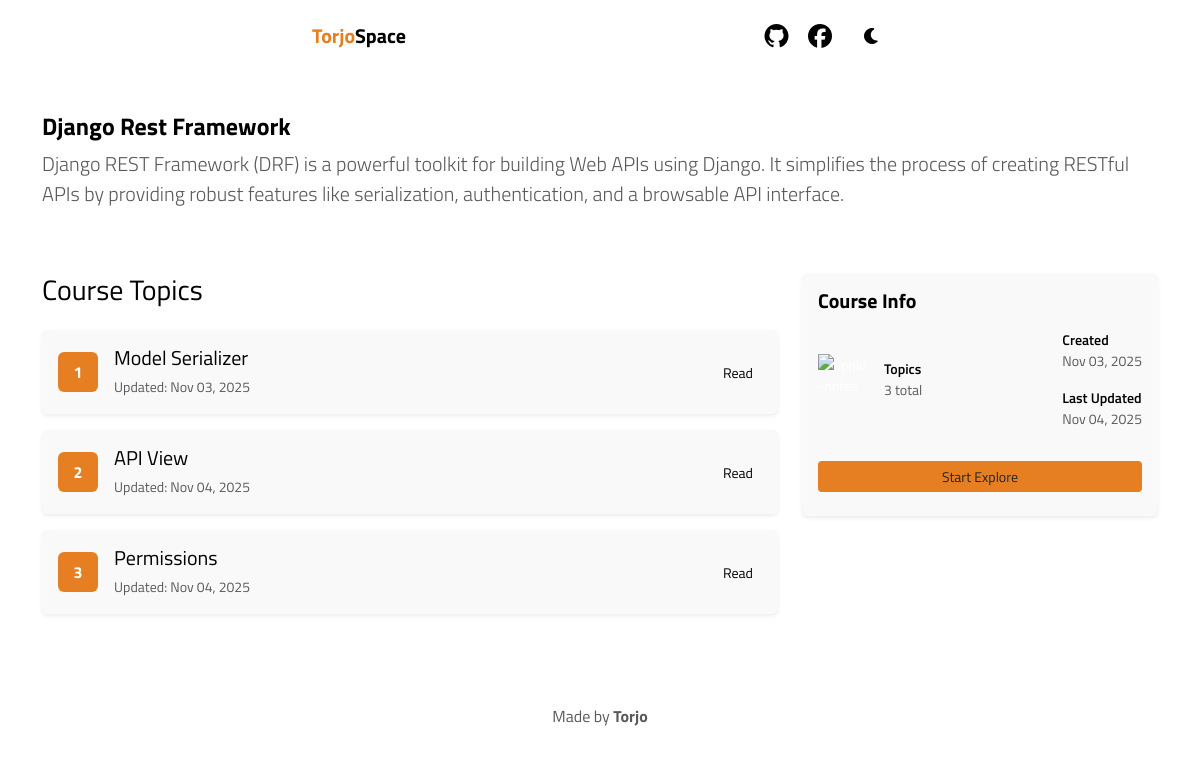
The app's page /collection/django-rest-framework/, older data.
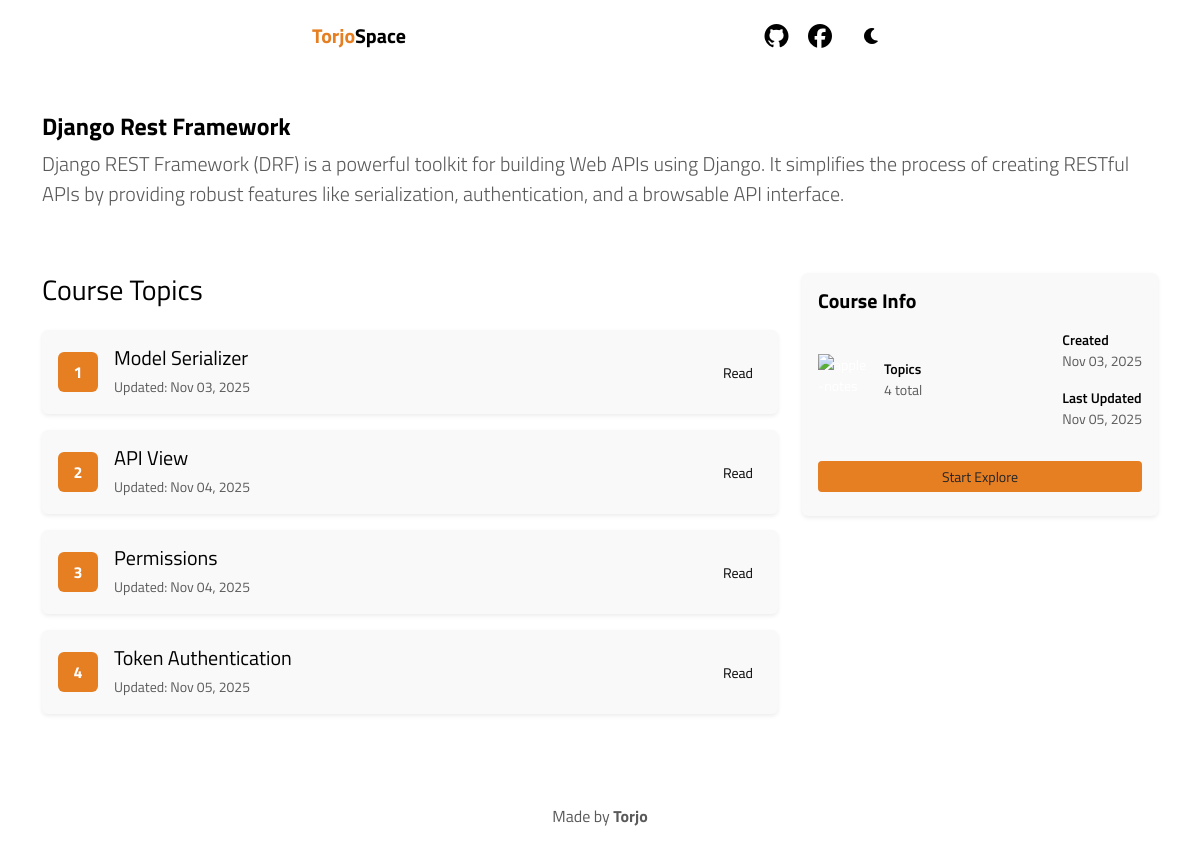
The same page, newer data.
### doc/models.py (models this page shows, shortened)
class Topic(models.Model):
    collection = models.ForeignKey(Collection, on_delete=models.CASCADE, related_name='topics')
    title = models.CharField(max_length=200)
    slug = models.SlugField(blank=True)
    order = models.PositiveIntegerField(default=0)
    created_at = models.DateTimeField(auto_now_add=True)
    updated_at = models.DateTimeField(auto_now=True)
    class Meta:
        ordering = ['order', 'created_at']
        unique_together = ['collection', 'slug']

class Collection(models.Model):
    title = models.CharField(max_length=200)
    slug = models.SlugField(unique=True, blank=True)
    description = models.TextField()
    created_by = models.ForeignKey(User, on_delete=models.CASCADE)
    created_at = models.DateTimeField(auto_now_add=True)
    updated_at = models.DateTimeField(auto_now=True)
    is_published = models.BooleanField(default=False)
    bg = models.ImageField(upload_to='collection_backgrounds/', blank=True, null=True)
    class Meta:
        ordering = ['-created_at']
    def __str__(self):
        return self.title

### doc/views.py (the view)
# urls.py: path('collection/<slug:slug>/', views.collection_detail, name='collection_detail'),
def collection_detail(request, slug):
    collection = Collection.objects.get(slug=slug)
    print('collection:', collection)
    topics = collection.topics.all()
    return render(request, 'doc/collection_detail.html', {'collection': collection, 'topics': topics})

### doc/templates/doc/collection_detail.html (shortened to what this page needs)
{% extends 'doc/base.html' %}
{% block content %}
<div>
    <div class="container py-5 text-white">
        <h4 class="fw-bold" style="color: var(--text-primary);">{{ collection.title }}</h4>
        <p class="lead " style="color: var(--text-secondary);">{{ collection.description }}</p>
    </div>
</div>
<div class="container ">
    <div class="row">
        <div class="col-lg-8">
            <h3 class="mb-4">Course Topics</h3>
            {% for topic in topics %}
            <div class="card mb-3 shadow-sm border-0" style="background-color: var(--bg-secondary); color: var(--text-primary);">
                <div class="card-body">
                    <div class="d-flex align-items-center">
                        <div class="text-white rounded d-flex align-items-center justify-content-center me-3"
                            style="background-color: var(--primary-color); width: 40px; height: 40px;">
                            <strong>{{ forloop.counter }}</strong>
                        </div>
                        <div class="flex-grow-1">
                            <h5 class="mb-1">{{ topic.title }}</h5>
                            <small style="color: var(--text-secondary);">Updated: {{ topic.updated_at|date:"M d, Y" }}</small>
                        </div>
                        <a href="{% url 'topic_detail' topic.id %}" class="btn btn-sm" style="color: var(--text-primary)">
                            Read
                        </a>
                    </div>
                </div>
            </div>
            {% empty %}
            <div class="alert alert-warning">No topics available yet in this course.</div>
            {% endfor %}
        </div>
        <div class="col-lg-4">
            <div class="card border-0 shadow-sm sticky-top"style="background-color: var(--bg-secondary); color: var(--text-primary);">
                <div class="card-body">
                    <h5 class="card-title fw-bold mb-3">Course Info</h5>
                    <ul class="list-unstyled small mb-3 d-flex justify-content-between">
                        <li class="d-flex align-items-center mb-3">
                            <span
                                class="d-inline-flex align-items-center justify-content-center rounded-circle text-white me-3"
                               ><img width="50" height="50" src="https://img.icons8.com/clouds/100/apple-notes.png" alt="apple-notes"/></span>
                            <div>
                                <div class="fw-semibold">Topics</div>
                                <div class="text-muted">{{ topics.count }} total</div>
                            </div>
                        </li>
                        <div>
                            <li class="d-flex align-items-center mb-3">
                                <div>
                                    <div class="fw-semibold">Created</div>
                                    <div class="text-muted">{{ collection.created_at|date:"M d, Y" }}</div>
                                </div>
                            </li>
                            <li class="d-flex align-items-center mb-3">
                                <div>
                                    <div class="fw-semibold">Last Updated</div>
                                    <div class="text-muted">{{ collection.updated_at|date:"M d, Y" }}</div>
                                </div>
                            </li>
                        </div>
                    </ul>
                    {% if topics %}
                    <a href="{% url 'topic_detail' topics.0.id %}" class="btn btn-sm w-100 mb-2"
                        style="background-color: var(--primary-color);">Start
                        Explore</a>
                    {% else %}
                    <button class="btn btn-danger btn-sm w-100 mb-2" disabled>Start Course</button>
                    {% endif %}
                </div>
            </div>
        </div>
    </div>
</div>
{% endblock %}

Row changes from the older to the newer data that the page shows:
changed Collection "Django Rest Framework": updated_at "Nov 04, 2025" → "Nov 05, 2025"
added Topic: title "Token Authentication", updated_at "Nov 05, 2025"
Text that changed along with them:
{{ topics.count }}: "3" → "4"
